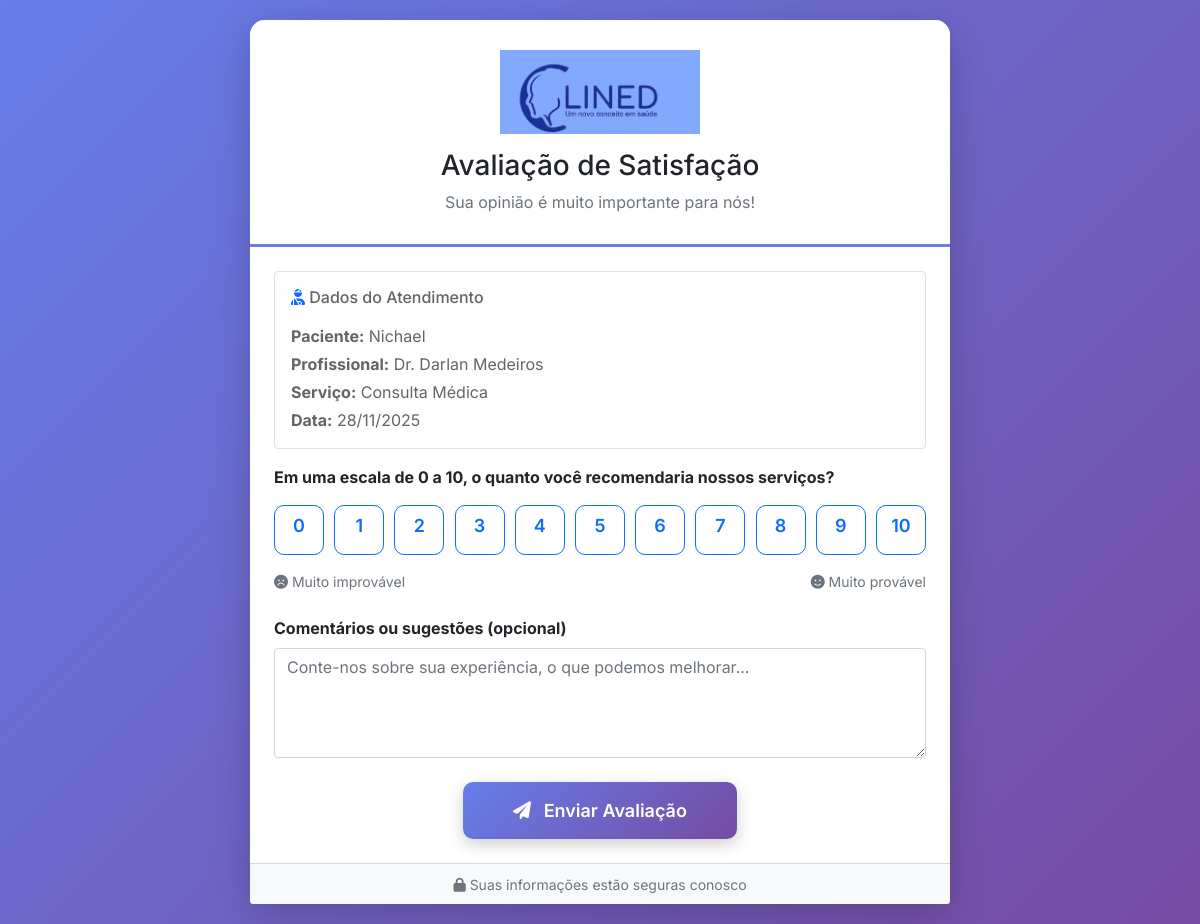
/relatorios/avaliacao-publica/1, run on the app's committed database.
### models/models.py (models this page shows)
class Paciente(db.Model):
    __tablename__ = 'pacientes'
    id = db.Column(db.Integer, primary_key=True)
    nome = db.Column(db.String(100), nullable=False)
    cpf = db.Column(db.String(14), unique=True)
    telefone = db.Column(db.String(20), nullable=False)
    email = db.Column(db.String(100))
    data_nascimento = db.Column(db.Date)
    idade = db.Column(db.Integer)
    naturalidade = db.Column(db.String(100))
    estado_civil = db.Column(db.String(50))
    religiao = db.Column(db.String(50))
    profissao = db.Column(db.String(100))
    filiacao_pai = db.Column(db.String(100))
    filiacao_mae = db.Column(db.String(100))
    endereco = db.Column(db.Text)
    bairro = db.Column(db.String(100))
    cidade = db.Column(db.String(100))
    data_cadastro = db.Column(db.DateTime, default=datetime.now)
    agendamentos = db.relationship('Agendamento', backref='paciente_ref', lazy=True)
    prontuarios = db.relationship('Prontuario', backref='paciente_ref', lazy=True)

class Profissional(db.Model):
    __tablename__ = 'profissionais'
    id = db.Column(db.Integer, primary_key=True)
    nome = db.Column(db.String(100), nullable=False)
    especialidade = db.Column(db.String(50), nullable=False)
    registro_profissional = db.Column(db.String(20))
    telefone = db.Column(db.String(20))
    email = db.Column(db.String(100))
    horario_inicio = db.Column(db.Time)
    horario_fim = db.Column(db.Time)
    ativo = db.Column(db.Boolean, default=True)
    agendamentos = db.relationship('Agendamento', backref='profissional_ref', lazy=True)

class Agendamento(db.Model):
    __tablename__ = 'agendamentos'
    id = db.Column(db.Integer, primary_key=True)
    paciente_id = db.Column(db.Integer, db.ForeignKey('pacientes.id'), nullable=False)
    profissional_id = db.Column(db.Integer, db.ForeignKey('profissionais.id'), nullable=False)
    data_agendamento = db.Column(db.DateTime, nullable=False)
    servico = db.Column(db.String(100), nullable=False)
    observacoes = db.Column(db.Text)
    status = db.Column(db.String(20), default='agendado')
    data_checkin = db.Column(db.DateTime)
    data_criacao = db.Column(db.DateTime, default=datetime.now)

### routes/relatorios.py (the view, shortened to what this page needs)
@relatorios_bp.route('/avaliacao-publica/<int:agendamento_id>', methods=['GET', 'POST'])
def avaliacao_publica(agendamento_id):
    agendamento = Agendamento.query.get_or_404(agendamento_id)
    avaliacao_existente = AvaliacaoSatisfacao.query.filter_by(agendamento_id=agendamento_id).first()
    return render_template('relatorios/avaliacao_publica.html',
                         agendamento=agendamento,
                         avaliacao_existente=avaliacao_existente)

### utils/auth_helpers.py (called while the page is built)
def get_usuario_atual():
    token_sessao = session.get('token_sessao')
    if not token_sessao:
        return None
    return validar_sessao(token_sessao)

### templates/relatorios/avaliacao_publica.html (shortened to what this page needs)
<!DOCTYPE html>
<html lang="pt-BR">
<head>
    <link href="https://cdn.jsdelivr.net/npm/bootstrap@5.1.3/dist/css/bootstrap.min.css" rel="stylesheet">
    <link rel="stylesheet" href="https://cdnjs.cloudflare.com/ajax/libs/font-awesome/6.0.0/css/all.min.css">
</head>
<body>
    <div class="avaliacao-container">
        <div class="card card-avaliacao">
            <div class="card-header-custom">
                <img src="{{ url_for('static', filename='image.png') }}" alt="{{ config.CLINIC_NAME }}" class="logo-clinica">
                <h3 class="mb-2">Avaliação de Satisfação</h3>
                <p class="text-muted mb-0">Sua opinião é muito importante para nós!</p>
            </div>
            <div class="card-body p-4">
                <div class="alert alert-light border">
                    <h6 class="mb-3"><i class="fas fa-user-injured text-primary"></i> Dados do Atendimento</h6>
                    <p class="mb-1"><strong>Paciente:</strong> {{ agendamento.paciente_ref.nome }}</p>
                    <p class="mb-1"><strong>Profissional:</strong> {{ agendamento.profissional_ref.nome }}</p>
                    <p class="mb-1"><strong>Serviço:</strong> {{ agendamento.servico }}</p>
                    <p class="mb-0"><strong>Data:</strong> {{ agendamento.data_agendamento.strftime('%d/%m/%Y') }}</p>
                </div>
                <form method="POST" id="formAvaliacao">
                    <div class="mb-4">
                        <label class="form-label mb-3">
                            <strong style="font-size: 16px;">Em uma escala de 0 a 10, o quanto você recomendaria nossos serviços?</strong>
                        </label>
                        <div class="d-flex justify-content-between mb-3 flex-wrap gap-2">
                            {% for i in range(11) %}
                            <div>
                                <label class="btn btn-outline-primary btn-nota" for="nota{{ i }}">{{ i }}</label>
                            </div>
                            {% endfor %}
                        </div>
                        <div class="d-flex justify-content-between">
                            <small class="text-muted">
                                <i class="fas fa-frown"></i> Muito improvável
                            </small>
                            <small class="text-muted">
                                <i class="fas fa-smile"></i> Muito provável
                            </small>
                        </div>
                    </div>
                    <div class="mb-4">
                        <label for="comentario" class="form-label">
                            <strong>Comentários ou sugestões (opcional)</strong>
                        </label>
                        <textarea class="form-control" id="comentario" name="comentario" rows="4"
                                  placeholder="Conte-nos sobre sua experiência, o que podemos melhorar...">{% if avaliacao_existente %}{{ avaliacao_existente.comentario }}{% endif %}</textarea>
                    </div>
                    <div class="text-center">
                        <button type="submit" class="btn btn-primary btn-enviar">
                            <i class="fas fa-paper-plane me-2"></i>
                            {% if avaliacao_existente %}Atualizar Avaliação{% else %}Enviar Avaliação{% endif %}
                        </button>
                    </div>
                </form>
            </div>
            <div class="card-footer text-center text-muted bg-light">
                <small>
                    <i class="fas fa-lock"></i> Suas informações estão seguras conosco
                </small>
            </div>
        </div>
    </div>
</body>
</html>

### templates/relatorios/avaliacao_publica.html (style rules this page uses)
body { background: linear-gradient(135deg, #667eea 0%, #764ba2 100%); min-height: 100vh; font-family: 'Inter', sans-serif; padding: 20px; }
.avaliacao-container { max-width: 700px; margin: 0 auto; }
.card-avaliacao { border-radius: 15px; box-shadow: 0 10px 40px rgba(0,0,0,0.2); border: none; }
.card-header-custom { background: white; border-radius: 15px 15px 0 0 !important; padding: 30px; text-align: center; border-bottom: 3px solid #667eea; }
.logo-clinica { max-width: 200px; margin-bottom: 15px; }
.btn-nota { width: 50px; height: 50px; border-radius: 10px; font-weight: 600; font-size: 18px; transition: all 0.3s; }
.btn-enviar { background: linear-gradient(135deg, #667eea 0%, #764ba2 100%); border: none; padding: 15px 50px; font-size: 18px; font-weight: 600; border-radius: 10px; box-shadow: 0 5px 15px rgba(0,0,0,0.2); }

### data on the page
Paciente: paciente_ref.nome "Nichael"
Profissional: profissional_ref.nome "Dr. Darlan Medeiros"
Agendamento: servico "Consulta Médica", data_agendamento "28/11/2025"

### other printed values
{{ i }} "0" "1" "2" "3" "4" "5" "6" "7" "8" "9" "10"
